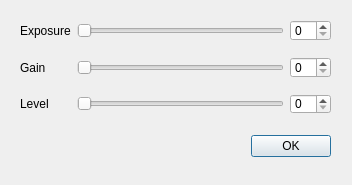
<?xml version="1.0" encoding="UTF-8"?>
<ui version="4.0">
 <class>CamSettingsDlg</class>
 <widget class="QDialog" name="CamSettingsDlg">
  <property name="geometry">
   <rect>
    <x>0</x>
    <y>0</y>
    <width>352</width>
    <height>185</height>
   </rect>
  </property>
  <property name="windowTitle">
   <string>Camera Settings</string>
  </property>
  <widget class="QWidget" name="layoutWidget">
   <property name="geometry">
    <rect>
     <x>20</x>
     <y>130</y>
     <width>311</width>
     <height>33</height>
    </rect>
   </property>
   <layout class="QHBoxLayout">
    <property name="spacing">
     <number>6</number>
    </property>
    <property name="margin">
     <number>0</number>
    </property>
    <item>
     <spacer>
      <property name="orientation">
       <enum>Qt::Horizontal</enum>
      </property>
      <property name="sizeHint" stdset="0">
       <size>
        <width>131</width>
        <height>31</height>
       </size>
      </property>
     </spacer>
    </item>
    <item>
     <widget class="QPushButton" name="okButton">
      <property name="text">
       <string>OK</string>
      </property>
     </widget>
    </item>
   </layout>
  </widget>
  <widget class="QWidget" name="layoutWidget1">
   <property name="geometry">
    <rect>
     <x>20</x>
     <y>20</y>
     <width>311</width>
     <height>94</height>
    </rect>
   </property>
   <layout class="QGridLayout" name="gridLayout">
    <property name="verticalSpacing">
     <number>16</number>
    </property>
    <item row="0" column="0">
     <widget class="QLabel" name="label_Exposure">
      <property name="text">
       <string>Exposure</string>
      </property>
     </widget>
    </item>
    <item row="0" column="1">
     <widget class="QSlider" name="horizontalSlider_Exposure">
      <property name="orientation">
       <enum>Qt::Horizontal</enum>
      </property>
     </widget>
    </item>
    <item row="0" column="2">
     <widget class="QSpinBox" name="spinBox_Exposure"/>
    </item>
    <item row="1" column="0">
     <widget class="QLabel" name="label_Gain">
      <property name="text">
       <string>Gain</string>
      </property>
     </widget>
    </item>
    <item row="1" column="1">
     <widget class="QSlider" name="horizontalSlider_Gain">
      <property name="orientation">
       <enum>Qt::Horizontal</enum>
      </property>
     </widget>
    </item>
    <item row="1" column="2">
     <widget class="QSpinBox" name="spinBox_Gain"/>
    </item>
    <item row="2" column="0">
     <widget class="QLabel" name="label_Level">
      <property name="text">
       <string>Level</string>
      </property>
     </widget>
    </item>
    <item row="2" column="1">
     <widget class="QSlider" name="horizontalSlider_Level">
      <property name="orientation">
       <enum>Qt::Horizontal</enum>
      </property>
     </widget>
    </item>
    <item row="2" column="2">
     <widget class="QSpinBox" name="spinBox_Level"/>
    </item>
   </layout>
  </widget>
 </widget>
 <resources/>
 <connections>
  <connection>
   <sender>okButton</sender>
   <signal>clicked()</signal>
   <receiver>CamSettingsDlg</receiver>
   <slot>accept()</slot>
   <hints>
    <hint type="sourcelabel">
     <x>329</x>
     <y>157</y>
    </hint>
    <hint type="destinationlabel">
     <x>96</x>
     <y>254</y>
    </hint>
   </hints>
  </connection>
  <connection>
   <sender>horizontalSlider_Exposure</sender>
   <signal>valueChanged(int)</signal>
   <receiver>spinBox_Exposure</receiver>
   <slot>setValue(int)</slot>
   <hints>
    <hint type="sourcelabel">
     <x>176</x>
     <y>30</y>
    </hint>
    <hint type="destinationlabel">
     <x>308</x>
     <y>30</y>
    </hint>
   </hints>
  </connection>
  <connection>
   <sender>horizontalSlider_Gain</sender>
   <signal>valueChanged(int)</signal>
   <receiver>spinBox_Gain</receiver>
   <slot>setValue(int)</slot>
   <hints>
    <hint type="sourcelabel">
     <x>176</x>
     <y>30</y>
    </hint>
    <hint type="destinationlabel">
     <x>308</x>
     <y>30</y>
    </hint>
   </hints>
  </connection>
  <connection>
   <sender>horizontalSlider_Level</sender>
   <signal>valueChanged(int)</signal>
   <receiver>spinBox_Level</receiver>
   <slot>setValue(int)</slot>
   <hints>
    <hint type="sourcelabel">
     <x>176</x>
     <y>30</y>
    </hint>
    <hint type="destinationlabel">
     <x>308</x>
     <y>30</y>
    </hint>
   </hints>
  </connection>
 </connections>
</ui>
